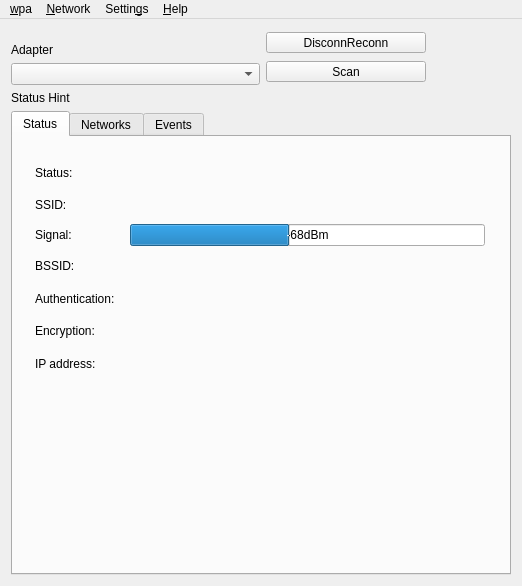
<?xml version="1.0" encoding="UTF-8"?>
<ui version="4.0">
 <class>WpaGui</class>
 <widget class="QMainWindow" name="WpaGui">
  <property name="geometry">
   <rect>
    <x>0</x>
    <y>0</y>
    <width>522</width>
    <height>586</height>
   </rect>
  </property>
  <property name="windowTitle">
   <string>wpaCute</string>
  </property>
  <property name="windowIcon">
   <iconset resource="icons.qrc">
    <normaloff>:/icons/wpa_gui.svg</normaloff>:/icons/wpa_gui.svg</iconset>
  </property>
  <widget class="QWidget" name="widget">
   <layout class="QGridLayout" name="gridLayout">
    <item row="0" column="0">
     <layout class="QVBoxLayout" name="verticalLayout_4">
      <item>
       <layout class="QHBoxLayout" name="horizontalLayout_2">
        <item>
         <layout class="QVBoxLayout" name="verticalLayout_2">
          <item>
           <spacer name="verticalSpacer">
            <property name="orientation">
             <enum>Qt::Vertical</enum>
            </property>
            <property name="sizeHint" stdset="0">
             <size>
              <width>249</width>
              <height>13</height>
             </size>
            </property>
           </spacer>
          </item>
          <item>
           <widget class="QLabel" name="adapterLabel">
            <property name="sizePolicy">
             <sizepolicy hsizetype="Preferred" vsizetype="Preferred">
              <horstretch>0</horstretch>
              <verstretch>0</verstretch>
             </sizepolicy>
            </property>
            <property name="text">
             <string>Adapter</string>
            </property>
           </widget>
          </item>
          <item>
           <widget class="QComboBox" name="adapterSelect">
            <property name="sizePolicy">
             <sizepolicy hsizetype="Maximum" vsizetype="Fixed">
              <horstretch>0</horstretch>
              <verstretch>0</verstretch>
             </sizepolicy>
            </property>
            <property name="maximumSize">
             <size>
              <width>254</width>
              <height>16777215</height>
             </size>
            </property>
           </widget>
          </item>
         </layout>
        </item>
        <item>
         <layout class="QVBoxLayout" name="verticalLayout_3">
          <item>
           <widget class="QToolButton" name="disconReconButton">
            <property name="minimumSize">
             <size>
              <width>160</width>
              <height>0</height>
             </size>
            </property>
            <property name="text">
             <string>DisconnReconn</string>
            </property>
           </widget>
          </item>
          <item>
           <widget class="QToolButton" name="scanButton">
            <property name="minimumSize">
             <size>
              <width>160</width>
              <height>0</height>
             </size>
            </property>
            <property name="text">
             <string>Scan</string>
            </property>
           </widget>
          </item>
         </layout>
        </item>
        <item>
         <spacer name="horizontalSpacer_4">
          <property name="orientation">
           <enum>Qt::Horizontal</enum>
          </property>
          <property name="sizeHint" stdset="0">
           <size>
            <width>40</width>
            <height>20</height>
           </size>
          </property>
         </spacer>
        </item>
       </layout>
      </item>
      <item>
       <widget class="QLabel" name="statusHint">
        <property name="text">
         <string>Status Hint</string>
        </property>
       </widget>
      </item>
      <item>
       <widget class="QTabWidget" name="wpaguiTab">
        <property name="sizePolicy">
         <sizepolicy hsizetype="Expanding" vsizetype="Expanding">
          <horstretch>0</horstretch>
          <verstretch>1</verstretch>
         </sizepolicy>
        </property>
        <property name="currentIndex">
         <number>0</number>
        </property>
        <widget class="QWidget" name="statusTab">
         <attribute name="title">
          <string>Status</string>
         </attribute>
         <layout class="QVBoxLayout" name="verticalLayout_7">
          <item>
           <widget class="QFrame" name="frame3">
            <property name="frameShape">
             <enum>QFrame::NoFrame</enum>
            </property>
            <property name="frameShadow">
             <enum>QFrame::Plain</enum>
            </property>
            <layout class="QGridLayout" name="gridLayout_3">
             <item row="0" column="1" rowspan="7">
              <spacer name="horizontalSpacer_5">
               <property name="orientation">
                <enum>Qt::Horizontal</enum>
               </property>
               <property name="sizeType">
                <enum>QSizePolicy::Fixed</enum>
               </property>
               <property name="sizeHint" stdset="0">
                <size>
                 <width>9</width>
                 <height>218</height>
                </size>
               </property>
              </spacer>
             </item>
             <item row="0" column="0">
              <widget class="QLabel" name="statusLabel">
               <property name="text">
                <string>Status:</string>
               </property>
              </widget>
             </item>
             <item row="2" column="2">
              <widget class="QProgressBar" name="rssiBar">
               <property name="sizePolicy">
                <sizepolicy hsizetype="Expanding" vsizetype="Fixed">
                 <horstretch>1</horstretch>
                 <verstretch>0</verstretch>
                </sizepolicy>
               </property>
               <property name="layoutDirection">
                <enum>Qt::RightToLeft</enum>
               </property>
               <property name="minimum">
                <number>-95</number>
               </property>
               <property name="maximum">
                <number>-35</number>
               </property>
               <property name="value">
                <number>-68</number>
               </property>
               <property name="invertedAppearance">
                <bool>true</bool>
               </property>
               <property name="textDirection">
                <enum>QProgressBar::TopToBottom</enum>
               </property>
               <property name="format">
                <string>%vdBm</string>
               </property>
              </widget>
             </item>
             <item row="3" column="0">
              <widget class="QLabel" name="bssidLabel">
               <property name="text">
                <string>BSSID:</string>
               </property>
              </widget>
             </item>
             <item row="3" column="2">
              <widget class="QLabel" name="textBssid">
               <property name="text">
                <string>&lt;bssid&gt;</string>
               </property>
              </widget>
             </item>
             <item row="1" column="0">
              <widget class="QLabel" name="ssidLabel">
               <property name="text">
                <string>SSID:</string>
               </property>
              </widget>
             </item>
             <item row="2" column="0">
              <widget class="QLabel" name="rssiLabel">
               <property name="text">
                <string>Signal:</string>
               </property>
              </widget>
             </item>
             <item row="4" column="0">
              <widget class="QLabel" name="authenticationLabel">
               <property name="text">
                <string>Authentication:</string>
               </property>
              </widget>
             </item>
             <item row="4" column="2">
              <widget class="QLabel" name="textAuthentication">
               <property name="text">
                <string>&lt;auth&gt;</string>
               </property>
              </widget>
             </item>
             <item row="5" column="0">
              <widget class="QLabel" name="encryptionLabel">
               <property name="text">
                <string>Encryption:</string>
               </property>
              </widget>
             </item>
             <item row="0" column="2">
              <widget class="QLabel" name="textStatus">
               <property name="text">
                <string>&lt;status&gt;</string>
               </property>
              </widget>
             </item>
             <item row="5" column="2">
              <widget class="QLabel" name="textEncryption">
               <property name="text">
                <string>&lt;encryp&gt;</string>
               </property>
              </widget>
             </item>
             <item row="6" column="0">
              <widget class="QLabel" name="ipAddressLabel">
               <property name="text">
                <string>IP address:</string>
               </property>
              </widget>
             </item>
             <item row="6" column="2">
              <widget class="QLabel" name="textIpAddress">
               <property name="text">
                <string>&lt;ip-addr&gt;</string>
               </property>
              </widget>
             </item>
             <item row="1" column="2">
              <widget class="QLabel" name="textSsid">
               <property name="text">
                <string>&lt;ssid&gt;</string>
               </property>
              </widget>
             </item>
             <item row="0" column="3">
              <spacer name="horizontalSpacer_6">
               <property name="orientation">
                <enum>Qt::Horizontal</enum>
               </property>
               <property name="sizeType">
                <enum>QSizePolicy::Expanding</enum>
               </property>
               <property name="sizeHint" stdset="0">
                <size>
                 <width>2</width>
                 <height>20</height>
                </size>
               </property>
              </spacer>
             </item>
            </layout>
           </widget>
          </item>
          <item>
           <spacer name="verticalSpacer_2">
            <property name="orientation">
             <enum>Qt::Vertical</enum>
            </property>
            <property name="sizeHint" stdset="0">
             <size>
              <width>20</width>
              <height>81</height>
             </size>
            </property>
           </spacer>
          </item>
         </layout>
        </widget>
        <widget class="QWidget" name="networksTab">
         <attribute name="title">
          <string>Networks</string>
         </attribute>
         <layout class="QVBoxLayout" name="verticalLayout">
          <item>
           <widget class="QGroupBox" name="reloadSaveBox">
            <layout class="QHBoxLayout" name="reloSaveLayout">
             <property name="sizeConstraint">
              <enum>QLayout::SetDefaultConstraint</enum>
             </property>
             <property name="leftMargin">
              <number>0</number>
             </property>
             <property name="topMargin">
              <number>0</number>
             </property>
             <property name="rightMargin">
              <number>0</number>
             </property>
             <property name="bottomMargin">
              <number>0</number>
             </property>
             <item>
              <widget class="QToolButton" name="reloadButton">
               <property name="sizePolicy">
                <sizepolicy hsizetype="Minimum" vsizetype="Fixed">
                 <horstretch>0</horstretch>
                 <verstretch>0</verstretch>
                </sizepolicy>
               </property>
               <property name="text">
                <string>...</string>
               </property>
              </widget>
             </item>
             <item>
              <widget class="QToolButton" name="saveButton">
               <property name="sizePolicy">
                <sizepolicy hsizetype="Minimum" vsizetype="Fixed">
                 <horstretch>0</horstretch>
                 <verstretch>0</verstretch>
                </sizepolicy>
               </property>
               <property name="text">
                <string>...</string>
               </property>
              </widget>
             </item>
            </layout>
           </widget>
          </item>
          <item>
           <widget class="QTreeWidget" name="networkList">
            <property name="rootIsDecorated">
             <bool>false</bool>
            </property>
            <property name="itemsExpandable">
             <bool>true</bool>
            </property>
            <property name="sortingEnabled">
             <bool>true</bool>
            </property>
            <property name="expandsOnDoubleClick">
             <bool>true</bool>
            </property>
            <column>
             <property name="text">
              <string>ID</string>
             </property>
            </column>
            <column>
             <property name="text">
              <string>SSID</string>
             </property>
            </column>
            <column>
             <property name="text">
              <string>BSSID</string>
             </property>
            </column>
            <column>
             <property name="text">
              <string>Flags</string>
             </property>
            </column>
           </widget>
          </item>
          <item>
           <layout class="QHBoxLayout" name="horizontalLayout">
            <item>
             <widget class="QToolButton" name="removeNetworkButton">
              <property name="text">
               <string>Remove</string>
              </property>
             </widget>
            </item>
            <item>
             <spacer name="horizontalSpacer_3">
              <property name="orientation">
               <enum>Qt::Horizontal</enum>
              </property>
              <property name="sizeHint" stdset="0">
               <size>
                <width>40</width>
                <height>20</height>
               </size>
              </property>
             </spacer>
            </item>
            <item>
             <spacer name="horizontalSpacer_2">
              <property name="orientation">
               <enum>Qt::Horizontal</enum>
              </property>
              <property name="sizeHint" stdset="0">
               <size>
                <width>40</width>
                <height>20</height>
               </size>
              </property>
             </spacer>
            </item>
            <item>
             <widget class="QToolButton" name="addNetworkButton">
              <property name="text">
               <string>Add</string>
              </property>
             </widget>
            </item>
            <item>
             <widget class="QToolButton" name="editNetworkButton">
              <property name="text">
               <string>Edit</string>
              </property>
             </widget>
            </item>
            <item>
             <spacer name="horizontalSpacer">
              <property name="orientation">
               <enum>Qt::Horizontal</enum>
              </property>
              <property name="sizeHint" stdset="0">
               <size>
                <width>40</width>
                <height>20</height>
               </size>
              </property>
             </spacer>
            </item>
            <item>
             <widget class="QToolButton" name="disEnableNetworkButton">
              <property name="minimumSize">
               <size>
                <width>119</width>
                <height>0</height>
               </size>
              </property>
              <property name="text">
               <string>Dis-/Enable</string>
              </property>
             </widget>
            </item>
            <item>
             <widget class="QToolButton" name="chooseNetworkButton">
              <property name="text">
               <string>Choose</string>
              </property>
             </widget>
            </item>
           </layout>
          </item>
         </layout>
        </widget>
        <widget class="QWidget" name="eventTab">
         <attribute name="title">
          <string>Events</string>
         </attribute>
         <layout class="QGridLayout" name="gridLayout_2">
          <item row="0" column="0">
           <widget class="QTreeWidget" name="eventList">
            <property name="sizePolicy">
             <sizepolicy hsizetype="Minimum" vsizetype="Minimum">
              <horstretch>0</horstretch>
              <verstretch>0</verstretch>
             </sizepolicy>
            </property>
            <property name="statusTip">
             <string>Double click to scroll down</string>
            </property>
            <property name="verticalScrollBarPolicy">
             <enum>Qt::ScrollBarAsNeeded</enum>
            </property>
            <property name="selectionMode">
             <enum>QAbstractItemView::NoSelection</enum>
            </property>
            <property name="rootIsDecorated">
             <bool>false</bool>
            </property>
            <property name="allColumnsShowFocus">
             <bool>true</bool>
            </property>
            <attribute name="headerCascadingSectionResizes">
             <bool>true</bool>
            </attribute>
            <column>
             <property name="text">
              <string>Timestamp</string>
             </property>
            </column>
            <column>
             <property name="text">
              <string>Message</string>
             </property>
            </column>
           </widget>
          </item>
         </layout>
        </widget>
       </widget>
      </item>
     </layout>
    </item>
   </layout>
  </widget>
  <widget class="QMenuBar" name="MenuBar">
   <property name="geometry">
    <rect>
     <x>0</x>
     <y>0</y>
     <width>522</width>
     <height>40</height>
    </rect>
   </property>
   <widget class="QMenu" name="fileMenu">
    <property name="title">
     <string>&amp;wpa</string>
    </property>
    <addaction name="disconReconAction"/>
    <addaction name="separator"/>
    <addaction name="wpsAction"/>
    <addaction name="separator"/>
    <addaction name="scanAction"/>
    <addaction name="peersAction"/>
    <addaction name="eventHistoryAction"/>
    <addaction name="separator"/>
    <addaction name="saveConfigAction"/>
    <addaction name="reloadConfigAction"/>
    <addaction name="separator"/>
    <addaction name="quitAction"/>
   </widget>
   <widget class="QMenu" name="networkMenu">
    <property name="title">
     <string>&amp;Network</string>
    </property>
    <addaction name="networkAddAction"/>
    <addaction name="networkEditAction"/>
    <addaction name="separator"/>
    <addaction name="networkChooseAction"/>
    <addaction name="networkDisEnableAction"/>
    <addaction name="separator"/>
    <addaction name="networkEnableAllAction"/>
    <addaction name="networkDisableAllAction"/>
    <addaction name="separator"/>
    <addaction name="networkRemoveAction"/>
    <addaction name="networkRemoveAllAction"/>
   </widget>
   <widget class="QMenu" name="helpMenu">
    <property name="title">
     <string>&amp;Help</string>
    </property>
    <addaction name="helpContentsAction"/>
    <addaction name="helpIndexAction"/>
    <addaction name="separator"/>
    <addaction name="helpAboutAction"/>
    <addaction name="helpAboutQtAction"/>
   </widget>
   <widget class="QMenu" name="settingsMenu">
    <property name="title">
     <string>Settin&amp;gs</string>
    </property>
    <addaction name="disableNotifierAction"/>
    <addaction name="noTrayBalloonAction"/>
    <addaction name="separator"/>
    <addaction name="disableWrongKeyNetworks"/>
   </widget>
   <addaction name="fileMenu"/>
   <addaction name="networkMenu"/>
   <addaction name="settingsMenu"/>
   <addaction name="helpMenu"/>
  </widget>
  <action name="eventHistoryAction">
   <property name="text">
    <string>Event &amp;History</string>
   </property>
   <property name="statusTip">
    <string>Show messages of the wpa_supplicant</string>
   </property>
  </action>
  <action name="saveConfigAction">
   <property name="text">
    <string>&amp;Save Config</string>
   </property>
   <property name="toolTip">
    <string>Save Config</string>
   </property>
   <property name="statusTip">
    <string>Save current configuration</string>
   </property>
   <property name="shortcut">
    <string>Ctrl+S</string>
   </property>
  </action>
  <action name="quitAction">
   <property name="text">
    <string>&amp;Quit</string>
   </property>
   <property name="toolTip">
    <string>Quit</string>
   </property>
   <property name="statusTip">
    <string>Quit Application</string>
   </property>
   <property name="shortcut">
    <string>Ctrl+Q</string>
   </property>
  </action>
  <action name="networkAddAction">
   <property name="text">
    <string>&amp;Add</string>
   </property>
   <property name="toolTip">
    <string>Add</string>
   </property>
   <property name="statusTip">
    <string>Create a new network block from scratch</string>
   </property>
  </action>
  <action name="networkEditAction">
   <property name="text">
    <string>&amp;Edit</string>
   </property>
   <property name="toolTip">
    <string>Edit</string>
   </property>
   <property name="statusTip">
    <string>Modify the selected network</string>
   </property>
  </action>
  <action name="networkRemoveAction">
   <property name="text">
    <string>&amp;Remove</string>
   </property>
   <property name="toolTip">
    <string>Remove</string>
   </property>
   <property name="statusTip">
    <string>Remove selected network</string>
   </property>
  </action>
  <action name="networkEnableAllAction">
   <property name="text">
    <string>E&amp;nable All</string>
   </property>
   <property name="toolTip">
    <string>Enable All</string>
   </property>
   <property name="statusTip">
    <string>Enable all networks</string>
   </property>
  </action>
  <action name="networkDisableAllAction">
   <property name="text">
    <string>&amp;Disable All</string>
   </property>
   <property name="toolTip">
    <string>Disable All</string>
   </property>
   <property name="statusTip">
    <string>Disable all networks</string>
   </property>
  </action>
  <action name="networkRemoveAllAction">
   <property name="text">
    <string>Re&amp;move All</string>
   </property>
   <property name="toolTip">
    <string>Remove All</string>
   </property>
   <property name="statusTip">
    <string>Remove all networks</string>
   </property>
  </action>
  <action name="helpContentsAction">
   <property name="enabled">
    <bool>false</bool>
   </property>
   <property name="text">
    <string>&amp;Contents...</string>
   </property>
  </action>
  <action name="helpIndexAction">
   <property name="enabled">
    <bool>false</bool>
   </property>
   <property name="text">
    <string>&amp;Index...</string>
   </property>
  </action>
  <action name="helpAboutAction">
   <property name="text">
    <string>&amp;About</string>
   </property>
   <property name="statusTip">
    <string/>
   </property>
  </action>
  <action name="wpsAction">
   <property name="enabled">
    <bool>false</bool>
   </property>
   <property name="text">
    <string>&amp;Wi-Fi Protected Setup</string>
   </property>
   <property name="statusTip">
    <string>Show Wi-Fi Protected Setup window</string>
   </property>
  </action>
  <action name="peersAction">
   <property name="text">
    <string>&amp;Peers</string>
   </property>
   <property name="toolTip">
    <string>Peers</string>
   </property>
   <property name="statusTip">
    <string>Show Peers window</string>
   </property>
  </action>
  <action name="helpAboutQtAction">
   <property name="text">
    <string>About &amp;Qt</string>
   </property>
   <property name="statusTip">
    <string>Show the Qt library's About box</string>
   </property>
  </action>
  <action name="networkDisEnableAction">
   <property name="text">
    <string>D&amp;isEnable</string>
   </property>
   <property name="toolTip">
    <string>DisEnable</string>
   </property>
  </action>
  <action name="disconReconAction">
   <property name="text">
    <string notr="true">&amp;DisconnReconn</string>
   </property>
   <property name="toolTip">
    <string notr="true">DisconnReconn</string>
   </property>
   <property name="statusTip">
    <string/>
   </property>
  </action>
  <action name="disableNotifierAction">
   <property name="checkable">
    <bool>true</bool>
   </property>
   <property name="text">
    <string>&amp;Disable notifier</string>
   </property>
   <property name="iconText">
    <string>Force Polling</string>
   </property>
   <property name="statusTip">
    <string>Don't use QSocketNotifier to receive supplicant messages</string>
   </property>
  </action>
  <action name="enablePollingAction">
   <property name="checkable">
    <bool>true</bool>
   </property>
   <property name="text">
    <string>&amp;Use polling</string>
   </property>
  </action>
  <action name="scanAction">
   <property name="text">
    <string>S&amp;can</string>
   </property>
   <property name="toolTip">
    <string>Scan</string>
   </property>
   <property name="statusTip">
    <string>Show Scan window</string>
   </property>
  </action>
  <action name="noTrayBalloonAction">
   <property name="checkable">
    <bool>true</bool>
   </property>
   <property name="text">
    <string>&amp;No tray status balloon</string>
   </property>
   <property name="statusTip">
    <string>Middle click on tray icon show main window with status tab</string>
   </property>
  </action>
  <action name="reloadConfigAction">
   <property name="text">
    <string>&amp;Reload Config</string>
   </property>
   <property name="toolTip">
    <string>Reload Config</string>
   </property>
   <property name="statusTip">
    <string>Reload configuration</string>
   </property>
   <property name="shortcut">
    <string>F5</string>
   </property>
  </action>
  <action name="disableWrongKeyNetworks">
   <property name="checkable">
    <bool>true</bool>
   </property>
   <property name="checked">
    <bool>true</bool>
   </property>
   <property name="text">
    <string>Disable network after &quot;&amp;WRONG_KEY&quot;</string>
   </property>
   <property name="statusTip">
    <string>This prevent that the supplicant endless tries to connect to a wrong configured network</string>
   </property>
  </action>
  <action name="networkChooseAction">
   <property name="text">
    <string>&amp;Choose</string>
   </property>
   <property name="toolTip">
    <string>Choose</string>
   </property>
   <property name="statusTip">
    <string>Enable selected network, disable all others</string>
   </property>
  </action>
 </widget>
 <layoutdefault spacing="6" margin="11"/>
 <resources>
  <include location="icons.qrc"/>
 </resources>
 <connections/>
</ui>
